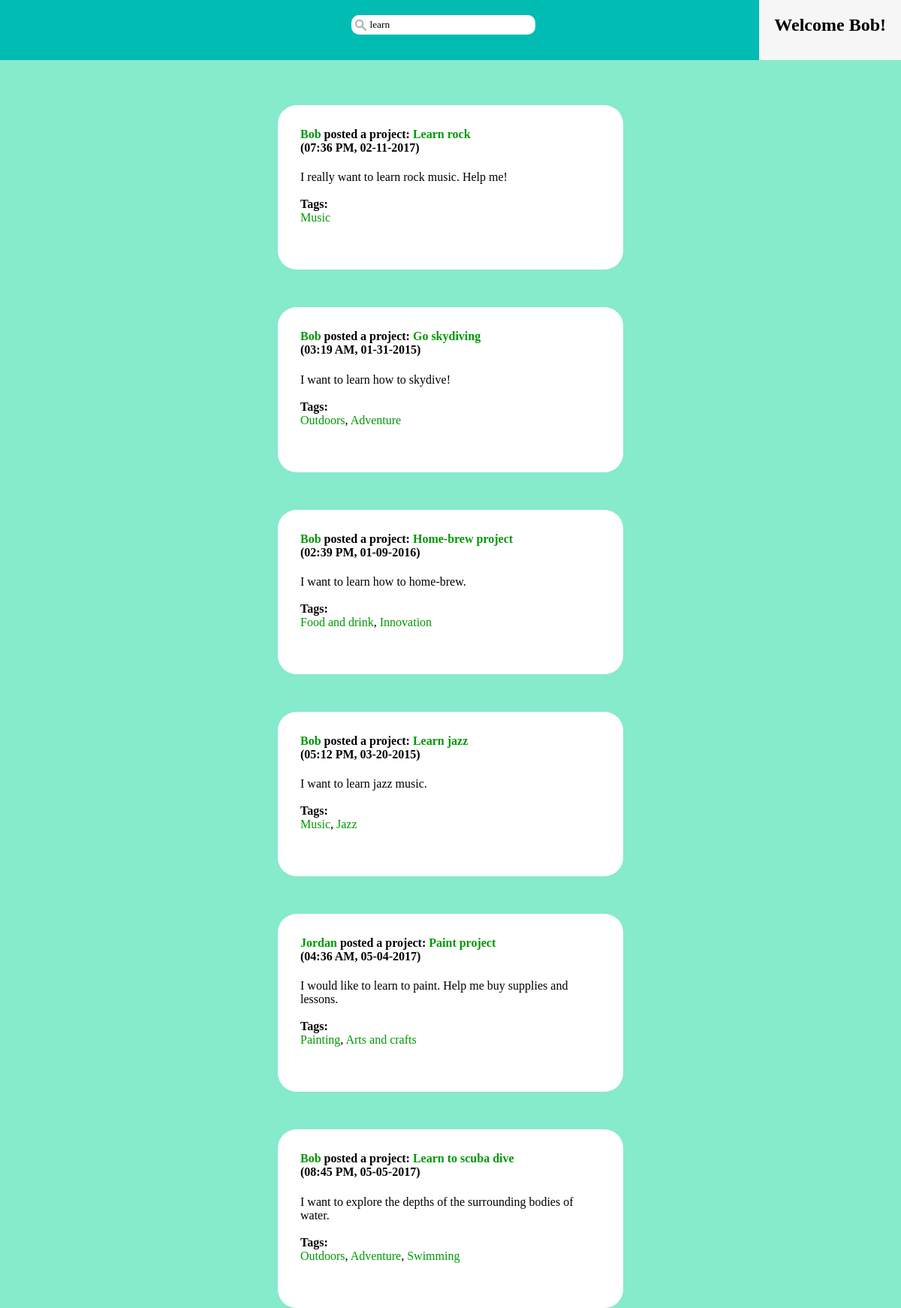
The app's page /?controller=pages&action=search&q=learn (signed in) with its own data.
### tables this page shows
CREATE TABLE Project (
  pid INTEGER NOT NULL,           --INTEGER primary keys autoincrement in SQLite3
  username VARCHAR(15) NOT NULL,
  pname VARCHAR(15) NOT NULL,
  description TEXT,
  post_time DATETIME NOT NULL,
  proj_completed BIT NOT NULL,    --if project has been completed yet
  completion_time DATETIME,       --date the project was completed
  minfunds REAL NOT NULL,
  maxfunds REAL NOT NULL,
  camp_end_time DATETIME NOT NULL,--date the campaign ends
  camp_finished BIT NOT NULL,     --if campaign is completed yet
  camp_success BIT NOT NULL,      --if the min funds were reached in time
  PRIMARY KEY (pid),
  FOREIGN KEY (username) REFERENCES User(username)
);

### controller/pages_controller.php (called while the page is built, shortened)
<?php
    class PagesController {
        public function search() {
            require_once($_SERVER['DOCUMENT_ROOT'].'/Flint/model/project.php');
            $keyword = $_GET['q'];
            $keyword = htmlspecialchars($keyword, ENT_QUOTES, 'UTF-8');
            $keyword = strtolower($keyword);
            $keyword = trim($keyword);
            $projects = Project::searchProjects($keyword);
            require_once($_SERVER['DOCUMENT_ROOT'].'/Flint/view/pages/search_view.php');
        }
    }
?>

### index.php (called while the page is built, shortened)
<?php
    require_once('db.php');
    require_once('view/layout.php');
?>

### model/project.php (called while the page is built, shortened)
<?php
    class Project {
        public function __construct($pid, $username, $pname, $description, $post_time,
                $proj_completed, $completion_time, $minfunds, $maxfunds, $camp_end_time,
                $camp_finished, $camp_success, $tags) {
            $this->pid = $pid;
            $this->username = $username;
            $this->pname = $pname;
            $this->description = $description;
            $this->post_time = $post_time;
            $this->tags = $tags;
        }
        public static function getProjectTags($pid) {
            $db = DB::getInstance();
            $q = "SELECT name AS tag_name FROM Project JOIN Ptags USING(pid) "
                ."JOIN Tags USING(tid) WHERE pid=:p;";
            $e = [':p' => $pid];
            $results = $db->runSelect($q, $e);
            $tags = [];
            if ($results) {
                foreach ($results as $row) {
                    $tags[] = $row['tag_name'];
                }
            }
            return $tags;
        }
        public static function searchProjects($keyword) {
            $db = DB::getInstance();
            $q = "SELECT * FROM Project WHERE lower(pname) LIKE :k OR "
                ."lower(description) LIKE :k;";
            $results = $db->runSelect($q, [':k' => '%'.$keyword.'%']);
            if ($results) {
                $projects = [];
                foreach ($results as $row) {
                    $tags = self::getProjectTags($row['pid']);
                    $projects[] = new Project(
                            $row['pid'],
                            $row['username'],
                            $row['pname'],
                            $row['description'],
                            $row['post_time'],
                            $row['proj_completed'],
                            $row['completion_time'],
                            $row['minfunds'],
                            $row['maxfunds'],
                            $row['camp_end_time'],
                            $row['camp_finished'],
                            $row['camp_success'],
                            $tags
                        );
                }
                return $projects;
            } else {
                return [];
            }
        }
    }
?>

### db.php (called while the page is built, shortened)
<?php
    class DB {
        private static $instance = null;
        private $db;
        private function __construct() {
            $dbname = $_SERVER['DOCUMENT_ROOT'].'/Flint/flint.db';
            $this->db = new PDO("sqlite:{$dbname}");
        }
        public static function getInstance() {
            if (!isset(self::$instance)) {
                self::$instance = new DB();
            }
            return self::$instance;
        }
        public function runSelect($query, $entries) {
            $db = $this->db;
            $statement = $db->prepare($query);
            if ($entries) {
                $statement->execute($entries);
            } else {
                $statement->execute();
            }
            $results = $statement->fetchAll();
            if ($results) {
                return $this->resultsToArray($results);
            } else {
                return [];
            }
        }
        public function resultsToArray($results) {
            $allitems = array();
            foreach ($results as $row) {
                $item = array();
                foreach (array_keys($row) as $key) {
                    if (gettype($key) != "integer") {
                        $item[$key] = $row[$key];
                    }
                }
                array_push($allitems, $item);
            }
            return($allitems);
        }
    }
?>

### view/pages/search_view.php (the view, shortened to what this page needs)
<?php
    $results = [];
    if ($projects) {
        foreach ($projects as $project) {
            $results[] = displayProject($project);
        }
    }
    foreach ($results as $html) {
        echo $html;
    }
    function displayProject($project) {
        $html = "
            <div class='entry'>
                <h4>
                    <a class='entry-title'
                        href='/Flint/?controller=pages&action=user&user="
                        . $project->username
                        . "'>"
                        . $project->username . "
                    </a>
                    posted a project:
                    <a class='entry-title'
                        href='/Flint/?controller=pages&action=project&pid="
                        . $project->pid
                        . "'>"
                        . $project->pname ."
                    </a>
                    <br />
                    ("
                    . date('h:i A, m-d-Y', strtotime($project->post_time)).")
                </h4>
                <p>"
                . $project->description . "
                </p>".getTags($project)."
            </div>
            ";
        return $html;
    }
    function getTags($project) {
        $str = "";
        if ($project->tags) {
            $str .= "<br /><h4 style='margin: 0'>Tags: </h4><p>";
            $length = count($project->tags);
            for ($i = 0; $i < $length; $i++) {
                $tag_name = $project->tags[$i];
                $end = $i+1 == $length ? "" : ", ";
                $content = "<a class='entry-title' "
                        ."href='/Flint/?controller=pages&action=tag&tag="
                        .$tag_name."'>".$tag_name."</a>";
                $str .= $content.$end;
            }
            $str .= "</p>";
        }
        return $str;
    }
?>

### view/common.css (style rules this page uses)
html { width: 100%; }
body { margin: 0; padding: 0; padding-top: 90px; display: block; background-color: rgb(134, 234, 204); }
.entry { text-align: center; background-color: red; width: 400px; height: 15%; border-radius: 25px; padding: 30px 30px 60px 30px; background-color: white; margin: 50px auto 0px auto; }
.entry { text-align: left; }
.entry h4 { margin-top: 0px; }
.entry-title { text-decoration: none; color: rgb(0,152,5); }
.entry p { margin: 0; }

### records on screen
project: username "Bob", pname "Learn rock", post_time "07:36 PM, 02-11-2017", description "I really want to learn rock music. Help me!", tag_name "Music"
project: username "Bob", pname "Go skydiving", post_time "03:19 AM, 01-31-2015", description "I want to learn how to skydive!", tag_name "Outdoors Adventure", value ","
project: username "Bob", pname "Home-brew project", post_time "02:39 PM, 01-09-2016", description "I want to learn how to home-brew.", tag_name "Food and drink Innovation", value ","
project: username "Bob", pname "Learn jazz", post_time "05:12 PM, 03-20-2015", description "I want to learn jazz music.", tag_name "Music Jazz", value ","
project: username "Jordan", pname "Paint project", post_time "04:36 AM, 05-04-2017", description "I would like to learn to paint. Help me buy supplies and lessons.", tag_name "Painting Arts and crafts", value ","
project: username "Bob", pname "Learn to scuba dive", post_time "08:45 PM, 05-05-2017", description "I want to explore the depths of the surrounding bodies of water."

### other values on screen
$_SESSION['username'] "Bob"
$tag_name "Outdoors Adventure Swimming"
